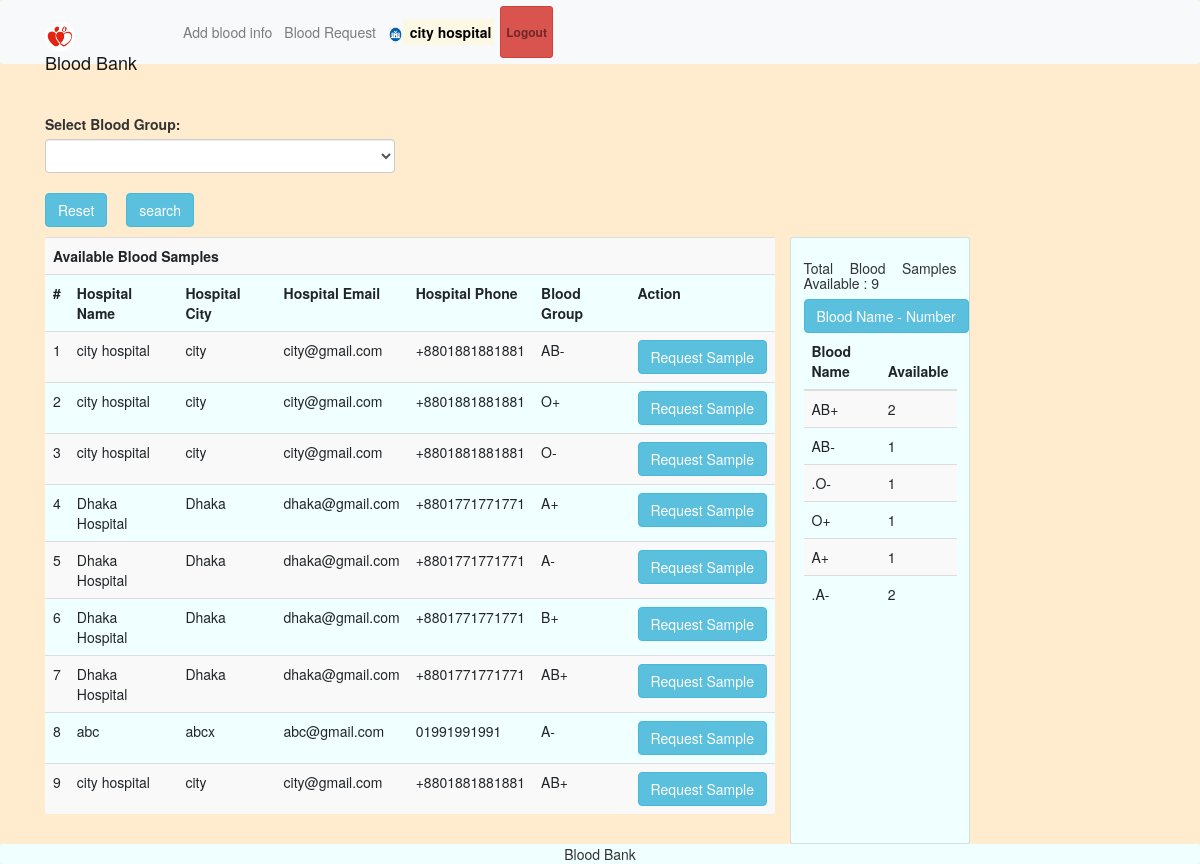
Screenshot of /abs.php (signed in) with the database file from the repository.
### tables this page shows
CREATE TABLE `bloodinfo` (
  `bid` int(11) NOT NULL,
  `hid` int(11) NOT NULL,
  `bg` varchar(10) NOT NULL
);

CREATE TABLE `hospitals` (
  `id` int(11) NOT NULL,
  `hname` varchar(100) NOT NULL,
  `hemail` varchar(100) NOT NULL,
  `hpassword` varchar(100) NOT NULL,
  `hphone` varchar(100) NOT NULL,
  `hcity` varchar(100) NOT NULL
);

### message.php (called while the page is built, shortened)
<?php $counter=0; if(isset($_GET['msg'])) { ?>
	<div class="col-5 alert alert alert-success alert-dismissible fade show card" id="message">
		<button type="button" class="close" data-dismiss="alert" title="close">&times;</button><?php echo $_GET['msg'];?>
	</div>
<?php }?>

### abs.php (the view, shortened to what this page needs)
<?php
require 'file/connection.php';
if(isset($_GET['search'])){
    $searchKey = $_GET['search'];
    $sql = "select bloodinfo.*, hospitals.* from bloodinfo, hospitals where bloodinfo.hid=hospitals.id && bg LIKE '%$searchKey%'";
}else{
    $sql = "select bloodinfo.*, hospitals.* from bloodinfo, hospitals where bloodinfo.hid=hospitals.id";
}
$result = mysqli_query($conn, $sql);
?>
<!DOCTYPE html>
<html>
<?php require 'head.php'; ?>
<body>
    <?php require 'header.php'; ?>
    <div class="container cont">
        <?php require 'message.php'; ?>
        <div class="row">
        <div class="col-lg-4 col-md-4 col-sm-12 mb-3">
            <form method="get" action="" style="margin-top:-20px; ">
            <label class="font-weight-bolder">Select Blood Group:</label>
               <select name="search" class="form-control">
               <option><?php echo @$_GET['search']; ?></option>
               <option value="A+">A+</option>
               </select><br>
               <a href="abs.php" class="btn btn-info mr-4"> Reset</a>
               <input type="submit" name="submit" class="btn btn-info" value="search">
           </form>
        </div>
        </div>
<div class="row">
<div class="col-sm-12 col-md-10 col-lg-10 col-xl-8">
<table class="table table-responsive table-striped rounded mb-5">
            <tr><th colspan="7" class="title">Available Blood Samples</th></tr>
            <tr>
                <th>#</th>
                <th>Hospital Name</th>
                <th>Hospital City</th>
                <th>Hospital Email</th>
                <th>Hospital Phone</th>
                <th>Blood Group</th>
                <th>Action</th>
            </tr>
        <?php
        while($row = mysqli_fetch_array($result)) {
            if($row['bg']=='A+') {
                ++$aPlus;
            }
            else if($row['bg']=='A-') {
                ++$aMinus;
            }
            else if($row['bg']=='AB-') {
                ++$abMinus;
            }
            else if($row['bg']=="AB+") {
                ++$abPlus;
            }
            else if($row['bg']=='O+') {
                ++$oPlus;
            }
            else  if($row['bg']=='O-') {
                ++$oMinus;
            }
            ?>
            <tr>
                <td><?php echo ++$counter;?></td>
                <td><?php echo $row['hname'];?></td>
                <td><?php echo ($row['hcity']); ?></td>
                <td><?php echo ($row['hemail']); ?></td>
                <td><?php echo ($row['hphone']); ?></td>
                <td><?php echo ($row['bg']); ?></td>
                <form action="file/request.php" method="post">
                <?php if (isset($_SESSION['hid'])) { ?>
                <td><a href="javascript:void(0);" class="btn btn-info hospital">Request Sample</a></td>
                <?php } else {(isset($_SESSION['rid']))  ?>
                <td><input type="submit" name="request" class="btn btn-info" value="Request Sample"></td>
                <?php } ?>
                </form>
            </tr>
        <?php } ?>
        </table>
</div>
<div class="card" style="width: 18rem;">
        <div class="card-body">
            <h5 class="card-title">Total Blood Samples Available : <?php echo $counter;  ?></h5>
            <span class="btn btn-info">Blood Name - Number</span>
            <table class="table table-striped">
            <thead>
            <th>Blood Name</th>
            <th>Available</th>
            </thead>
            <tbody>
            <tr>
            <td>AB+ </td>
            <td><?php echo $abPlus;  ?></td>
            </tr>
            <tr>
            <td>AB- </td>
            <td><?php echo $abMinus;  ?></td>
            </tr>
            <tr>
            <td>.O-</td>
            <td><?php echo  $oMinus;   ?></td>
            </tr>
            <tr>
            <td>O+ </td>
            <td><?php echo  $oPlus;   ?></td>
            </tr>
            <tr>
            <td>A+ </td>
            <td><?php echo  $aPlus;  ?></td>
            </tr>
            <tr>
            <td>.A-  </td>
            <td><?php echo  $aMinus;  ?></td>
            </tr>
            </tbody>
            </table>
        </div>
</div>
</div>
    </div>
    <?php require 'footer.php' ?>
</body>

### css/style.css (style rules this page uses)
body { background-color: blanchedalmond; }
.cont { padding-top: 40px; text-align: justify; font-size: 1em; }
.card ,nav, .footer,tr,video { border-radius: 3px; transition: all 200ms ease-out; background-color: azure; box-shadow: 0px 0px 7px rgb(0 0 0 / }
tr,th,td { border:0.1px solid silver; text-align: center; }
.title { font-weight: bold; font-size: 1.7em; text-transform: capitalize; text-align: center; }
form { padding-top: 20px; }
a:link { text-decoration: none; }

### rows the page displays
bloodinfo: hid.hname "city hospital", hid.hcity "city", hid.hemail "city@gmail.com", hid.hphone "+8801881881881", bg "AB-"
bloodinfo: hid.hname "city hospital", hid.hcity "city", hid.hemail "city@gmail.com", hid.hphone "+8801881881881", bg "O+"
bloodinfo: hid.hname "city hospital", hid.hcity "city", hid.hemail "city@gmail.com", hid.hphone "+8801881881881", bg "O-"
bloodinfo: hid.hname "Dhaka Hospital", hid.hcity "Dhaka", hid.hemail "dhaka@gmail.com", hid.hphone "+8801771771771", bg "A+"
bloodinfo: hid.hname "Dhaka Hospital", hid.hcity "Dhaka", hid.hemail "dhaka@gmail.com", hid.hphone "+8801771771771", bg "A-"
bloodinfo: hid.hname "Dhaka Hospital", hid.hcity "Dhaka", hid.hemail "dhaka@gmail.com", hid.hphone "+8801771771771", bg "B+"
bloodinfo: hid.hname "Dhaka Hospital", hid.hcity "Dhaka", hid.hemail "dhaka@gmail.com", hid.hphone "+8801771771771", bg "AB+"
bloodinfo: hid.hname "abc", hid.hcity "abcx", hid.hemail "abc@gmail.com", hid.hphone "01991991991", bg "A-"
bloodinfo: hid.hname "city hospital", hid.hcity "city", hid.hemail "city@gmail.com", hid.hphone "+8801881881881", bg "AB+"

### other values shown
$_SESSION['hname'] "city hospital"
$counter "9"
$abPlus "2"
$abMinus "1"
$oMinus "1"
$oPlus "1"
$aPlus "1"
$aMinus "2"
